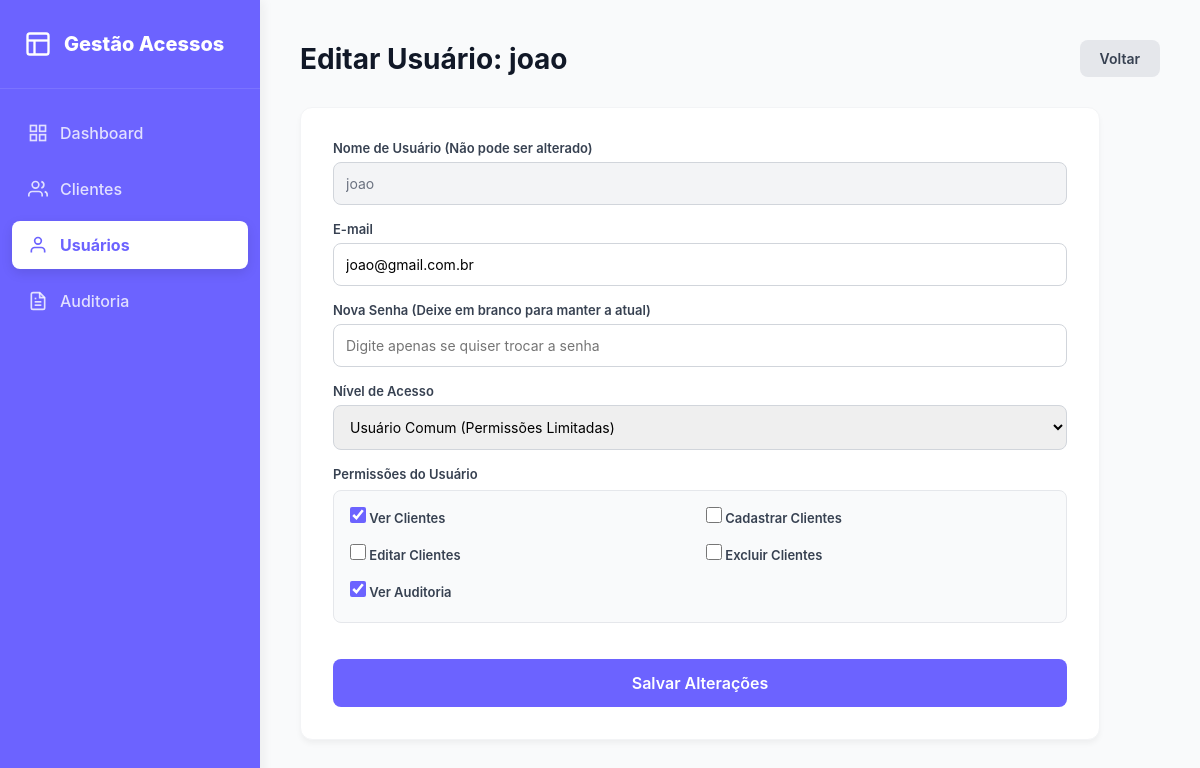
Screenshot of /usuarios/editar/3 (signed in) with the database file from the repository.
### tables this page shows
CREATE TABLE usuarios (
    id INTEGER PRIMARY KEY AUTOINCREMENT,
    username TEXT UNIQUE NOT NULL,
    password_hash TEXT NOT NULL,
    role TEXT NOT NULL DEFAULT 'USER',
    email TEXT,
    ativo INTEGER NOT NULL DEFAULT 1,
    tentativas_login INTEGER NOT NULL DEFAULT 0,
    bloqueado_ate TEXT,
    criado_em TEXT NOT NULL DEFAULT (datetime('now','localtime')),
    atualizado_em TEXT
, permissoes TEXT DEFAULT '');

### routes/usuarios.py (the view, shortened to what this page needs)
@usuarios_bp.route("/usuarios/editar/<int:id>", methods=["GET", "POST"])
@role_required("ADM")
def editar(id):
    conn = get_connection()
    usuario = conn.execute("SELECT * FROM usuarios WHERE id = ?", (id,)).fetchone()
    if not usuario:
        flash("Usuário não encontrado.", "error")
        return redirect(url_for("usuarios.index"))
    return render_template("usuarios_editar.html", usuario=usuario)

### database/db.py (called while the page is built)
def get_connection():
    conn = sqlite3.connect(Config.DATABASE_PATH)
    conn.row_factory = sqlite3.Row
    conn.execute("PRAGMA foreign_keys = ON")
    return conn

### routes/auth.py (called while the page is built)
def role_required(*roles):
    def decorator(f):
        @wraps(f)
        def decorated_function(*args, **kwargs):
            if "usuario_id" not in session:
                flash("Você precisa fazer login.", "error")
                return redirect(url_for("auth.login"))
            if session.get("usuario_nivel") not in roles:
                flash("Acesso negado. Permissão insuficiente.", "error")
                return redirect(url_for("dashboard.index"))
            return f(*args, **kwargs)
        return decorated_function
    return decorator

### templates/usuarios_editar.html (shortened to what this page needs)
<!DOCTYPE html>
<html lang="pt-BR">
<head>
</head>
<body>
    <aside class="sidebar">
        <div class="sidebar-header">
            <svg width="28" height="28" viewBox="0 0 24 24" fill="none" stroke="currentColor" stroke-width="2"><rect x="3" y="3" width="18" height="18" rx="2" ry="2"></rect><line x1="3" y1="9" x2="21" y2="9"></line><line x1="9" y1="21" x2="9" y2="9"></line></svg>
            <h2>Gestão Acessos</h2>
        </div>
        <nav>
            <a href="/dashboard" class="nav-item"><svg viewBox="0 0 24 24" fill="none" stroke="currentColor" stroke-width="2"><rect x="3" y="3" width="7" height="7"></rect><rect x="14" y="3" width="7" height="7"></rect><rect x="14" y="14" width="7" height="7"></rect><rect x="3" y="14" width="7" height="7"></rect></svg>Dashboard</a>
            <a href="/clientes" class="nav-item"><svg viewBox="0 0 24 24" fill="none" stroke="currentColor" stroke-width="2"><path d="M17 21v-2a4 4 0 0 0-4-4H5a4 4 0 0 0-4 4v2"></path><circle cx="9" cy="7" r="4"></circle><path d="M23 21v-2a4 4 0 0 0-3-3.87"></path><path d="M16 3.13a4 4 0 0 1 0 7.75"></path></svg>Clientes</a>
            <a href="/usuarios" class="nav-item active"><svg viewBox="0 0 24 24" fill="none" stroke="currentColor" stroke-width="2"><path d="M20 21v-2a4 4 0 0 0-4-4H8a4 4 0 0 0-4 4v2"></path><circle cx="12" cy="7" r="4"></circle></svg>Usuários</a>
            <a href="/auditoria" class="nav-item">Auditoria</a>
        </nav>
    </aside>
    <main class="main-content">
        <div class="topbar">
            <h1>Editar Usuário: {{ usuario['username'] }}</h1>
            <a href="{{ url_for('usuarios.index') }}" class="btn-voltar">Voltar</a>
        </div>
        <div class="form-container">
            <form method="POST">
                <div class="form-group">
                    <label>Nome de Usuário (Não pode ser alterado)</label>
                    <input type="text" class="form-control" value="{{ usuario['username'] }}" disabled style="background-color: #f3f4f6; color: #6b7280;">
                </div>
                <div class="form-group">
                    <label>E-mail</label>
                    <input type="email" name="email" class="form-control" value="{{ usuario['email'] or '' }}">
                </div>
                <div class="form-group">
                    <label>Nova Senha (Deixe em branco para manter a atual)</label>
                    <input type="password" name="password" class="form-control" placeholder="Digite apenas se quiser trocar a senha">
                </div>
                <div class="form-group">
                    <label>Nível de Acesso</label>
                    <select name="role" class="form-control" id="selectRole" onchange="togglePermissoes()">
                        <option value="USER" {% if usuario['role'] == 'USER' %}selected{% endif %}>Usuário Comum (Permissões Limitadas)</option>
                    </select>
                </div>
                <div class="form-group" id="divPermissoes">
                    <label>Permissões do Usuário</label>
                    <div class="permissoes-grid">
                        <label class="checkbox-label">
                            <input type="checkbox" name="permissoes" value="clientes_visualizar" {% if 'clientes_visualizar' in usuario['permissoes'] %}checked{% endif %}> Ver Clientes
                        </label>
                        <label class="checkbox-label">
                            <input type="checkbox" name="permissoes" value="clientes_criar" {% if 'clientes_criar' in usuario['permissoes'] %}checked{% endif %}> Cadastrar Clientes
                        </label>
                        <label class="checkbox-label">
                            <input type="checkbox" name="permissoes" value="clientes_editar" {% if 'clientes_editar' in usuario['permissoes'] %}checked{% endif %}> Editar Clientes
                        </label>
                        <label class="checkbox-label">
                            <input type="checkbox" name="permissoes" value="clientes_excluir" {% if 'clientes_excluir' in usuario['permissoes'] %}checked{% endif %}> Excluir Clientes
                        </label>
                        <label class="checkbox-label">
                            <input type="checkbox" name="permissoes" value="auditoria_visualizar" {% if 'auditoria_visualizar' in usuario['permissoes'] %}checked{% endif %}> Ver Auditoria
                        </label>
                    </div>
                </div>
                <button type="submit" class="btn-save">Salvar Alterações</button>
            </form>
        </div>
    </main>
</body>
</html>

### templates/usuarios_editar.html (style rules this page uses)
* { margin: 0; padding: 0; box-sizing: border-box; font-family: 'Inter', -apple-system, sans-serif; }
body { background-color: #f9fafb; display: flex; min-height: 100vh; color: #111827; }
.sidebar { width: 260px; background-color: #6c63ff; color: white; display: flex; flex-direction: column; position: fixed; height: 100vh; box-shadow: 4px 0 10px rgba(0,0,0,0.05); z-index: 10; }
.sidebar-header { padding: 30px 24px; display: flex; align-items: center; gap: 12px; border-bottom: 1px solid rgba(255,255,255,0.1); }
.sidebar-header h2 { font-size: 20px; font-weight: 800; }
.sidebar nav { flex: 1; padding: 20px 12px; display: flex; flex-direction: column; gap: 8px; }
.nav-item { display: flex; align-items: center; gap: 12px; color: rgba(255,255,255,0.8); text-decoration: none; padding: 14px 16px; border-radius: 8px; font-weight: 500; }
.nav-item.active { background-color: #ffffff; color: #6c63ff; font-weight: 700; box-shadow: 0 4px 12px rgba(0,0,0,0.1); }
.nav-item svg { width: 20px; height: 20px; }
.main-content { flex: 1; margin-left: 260px; padding: 40px; }
.topbar { display: flex; justify-content: space-between; align-items: center; margin-bottom: 30px; }
.topbar h1 { font-size: 28px; font-weight: 700; }
.btn-voltar { background-color: #e5e7eb; color: #374151; border: none; padding: 10px 20px; border-radius: 8px; font-weight: 600; cursor: pointer; text-decoration: none; font-size: 14px; display: inline-block; text-align: center; }
.form-container { background: white; border-radius: 12px; box-shadow: 0 4px 6px -1px rgba(0,0,0,0.05); padding: 32px; border: 1px solid #f3f4f6; max-width: 800px; }
.form-group { margin-bottom: 16px; }
.form-group label { display: block; font-size: 13px; font-weight: 600; color: #374151; margin-bottom: 6px; }
.form-control { width: 100%; padding: 12px; border: 1px solid #d1d5db; border-radius: 8px; font-size: 14px; outline: none; }
.permissoes-grid { display: grid; grid-template-columns: 1fr 1fr; gap: 12px; margin-top: 8px; background: #f9fafb; padding: 16px; border-radius: 8px; border: 1px solid #e5e7eb; }
.checkbox-label { display: flex; align-items: center; gap: 8px; font-size: 14px; color: #374151; cursor: pointer; }
.checkbox-label input { accent-color: #6c63ff; width: 16px; height: 16px; }
.btn-save { background-color: #6c63ff; color: white; border: none; padding: 14px 32px; border-radius: 8px; font-weight: 600; cursor: pointer; font-size: 16px; margin-top: 20px; width: 100%; transition: 0.2s; }

### rows the page displays
usuarios: username "joao", email "joao@gmail.com.br", role "Usuário Comum (Permissões Limitadas)", permissoes "☑"
